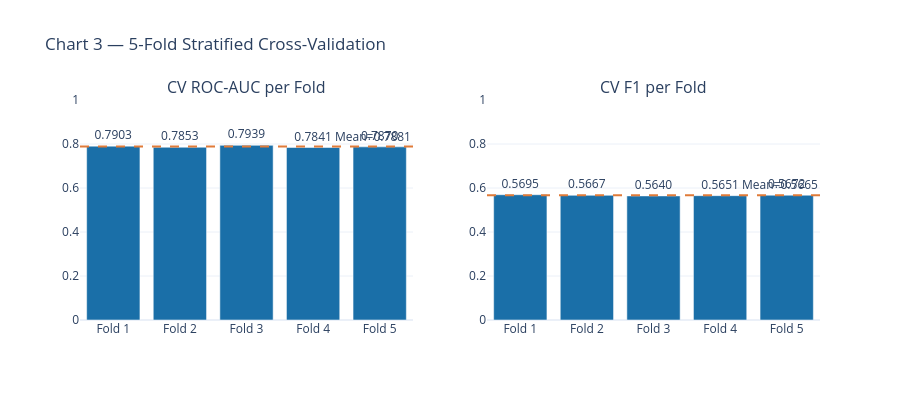

Notebook code cell kept with this figure:
### Markdown cell above
## 3. Hyperparameter Tuning & Cross-Validation

Hyperparameters were selected using domain knowledge and validated with  
5-fold stratified cross-validation on the full labeled set.

| Parameter | Value | Rationale |
|---|---|---|
| `n_estimators` | 400 | More trees + small learning rate — established bias/variance trade-off |
| `max_depth` | 5 | Moderate depth for mixed numeric/categorical tabular features |
| `learning_rate` | 0.05 | Small step avoids overfitting with 400 trees |
| `subsample` | 0.8 | Stochastic boosting reduces tree correlation |
| `colsample_bytree` | 0.8 | Column sub-sampling adds additional regularisation |
| `min_child_weight` | 5 | Prevents splits on small node subsets (noise reduction) |
| `scale_pos_weight` | 12.3 | Compensates for 92.5/7.5 neg/pos imbalance |

### Code cell
from xgboost import XGBClassifier
from sklearn.pipeline import Pipeline
from sklearn.compose import ColumnTransformer
from sklearn.impute import SimpleImputer
from sklearn.preprocessing import OneHotEncoder

X_cv = model._prepare_X(labeled)
y_cv = labeled[TARGET_CLASS].astype(int).values

num_cols = [c for c in NUMERIC_FEATURES + BOOLEAN_FEATURES if c in X_cv.columns]
cat_cols = [c for c in CATEGORICAL_FEATURES if c in X_cv.columns]

preprocessor = ColumnTransformer([
    ('num', SimpleImputer(strategy='median'), num_cols),
    ('cat', Pipeline([
        ('imp', SimpleImputer(strategy='most_frequent')),
        ('enc', OneHotEncoder(handle_unknown='ignore', sparse_output=False)),
    ]), cat_cols),
], remainder='drop')

cv_pipe = Pipeline([
    ('pre', preprocessor),
    ('clf', XGBClassifier(**XGB_CLF_PARAMS)),
])

skf     = StratifiedKFold(n_splits=5, shuffle=True, random_state=42)
cv_aucs = []
cv_f1s  = []

for fold, (tr_idx, val_idx) in enumerate(skf.split(X_cv, y_cv)):
    cv_pipe.fit(X_cv.iloc[tr_idx], y_cv[tr_idx])
    p    = cv_pipe.predict_proba(X_cv.iloc[val_idx])[:, 1]
    pred = (p >= 0.5).astype(int)
    auc  = roc_auc_score(y_cv[val_idx], p)
    f1   = f1_score(y_cv[val_idx], pred, average='macro', zero_division=0)
    cv_aucs.append(auc)
    cv_f1s.append(f1)
    print(f'  Fold {fold+1}: ROC-AUC={auc:.4f}  F1={f1:.4f}')

print(f'\nCV Mean ROC-AUC : {np.mean(cv_aucs):.4f} +/- {np.std(cv_aucs):.4f}')
print(f'CV Mean F1      : {np.mean(cv_f1s):.4f} +/- {np.std(cv_f1s):.4f}')

fold_lbls = [f'Fold {i+1}' for i in range(5)]
fig = make_subplots(rows=1, cols=2, subplot_titles=['CV ROC-AUC per Fold', 'CV F1 per Fold'])
for ci, (scores, mean_s) in enumerate(
    [(cv_aucs, np.mean(cv_aucs)), (cv_f1s, np.mean(cv_f1s))], start=1
):
    fig.add_trace(go.Bar(
        x=fold_lbls, y=scores, marker_color=CLR_MAIN,
        text=[f'{s:.4f}' for s in scores], textposition='outside', showlegend=False,
    ), row=1, col=ci)
    fig.add_hline(y=mean_s, line_dash='dash', line_color=CLR_WARN,
                  annotation_text=f'Mean={mean_s:.4f}', row=1, col=ci)
fig.update_yaxes(range=[0, 1])
fig.update_layout(
    title='Chart 3 — 5-Fold Stratified Cross-Validation',
    template=TEMPLATE, height=400,
)
fig.show()

### Figure 1 — Plotly figure (JSON) as saved in the notebook; plotly's stock layout.template omitted (floating-point values rounded to 4 significant figures)
{"data": [{"marker": {"color": "#1a6fa8"}, "showlegend": false, "text": ["0.7903", "0.7853", "0.7939", "0.7841", "0.7870"], "textposition": "outside", "type": "bar", "x": ["Fold 1", "Fold 2", "Fold 3", "Fold 4", "Fold 5"], "xaxis": "x", "y": [0.7903, 0.7853, 0.7939, 0.7841, 0.787], "yaxis": "y"}, {"marker": {"color": "#1a6fa8"}, "showlegend": false, "text": ["0.5695", "0.5667", "0.5640", "0.5651", "0.5672"], "textposition": "outside", "type": "bar", "x": ["Fold 1", "Fold 2", "Fold 3", "Fold 4", "Fold 5"], "xaxis": "x2", "y": [0.5695, 0.5667, 0.564, 0.5651, 0.5672], "yaxis": "y2"}], "layout": {"annotations": [{"font": {"size": 16}, "showarrow": false, "text": "CV ROC-AUC per Fold", "x": 0.225, "xanchor": "center", "xref": "paper", "y": 1, "yanchor": "bottom", "yref": "paper"}, {"font": {"size": 16}, "showarrow": false, "text": "CV F1 per Fold", "x": 0.775, "xanchor": "center", "xref": "paper", "y": 1, "yanchor": "bottom", "yref": "paper"}, {"showarrow": false, "text": "Mean=0.7881", "x": 1, "xanchor": "right", "xref": "x domain", "y": 0.7881, "yanchor": "bottom", "yref": "y"}, {"showarrow": false, "text": "Mean=0.5665", "x": 1, "xanchor": "right", "xref": "x2 domain", "y": 0.5665, "yanchor": "bottom", "yref": "y2"}], "height": 400, "shapes": [{"line": {"color": "#e07b39", "dash": "dash"}, "type": "line", "x0": 0, "x1": 1, "xref": "x domain", "y0": 0.7881, "y1": 0.7881, "yref": "y"}, {"line": {"color": "#e07b39", "dash": "dash"}, "type": "line", "x0": 0, "x1": 1, "xref": "x2 domain", "y0": 0.5665, "y1": 0.5665, "yref": "y2"}], "title": {"text": "Chart 3 — 5-Fold Stratified Cross-Validation"}, "xaxis": {"anchor": "y", "domain": [0, 0.45]}, "xaxis2": {"anchor": "y2", "domain": [0.55, 1]}, "yaxis": {"anchor": "x", "domain": [0, 1], "range": [0, 1]}, "yaxis2": {"anchor": "x2", "domain": [0, 1], "range": [0, 1]}}}
